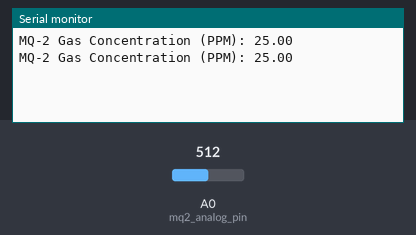
A sketch run on a simulated Arduino Uno, built with avr-gcc and run on an emulated ATmega328P. On the bench: the last lines printed to the serial monitor. The test bench sets the inputs (shaded band); at power-on: A0 (mq2_analog_pin) = 512.

Above: at 1.8 s.
1.9 s: A0 (mq2_analog_pin) set to 716
At 2.7 s:
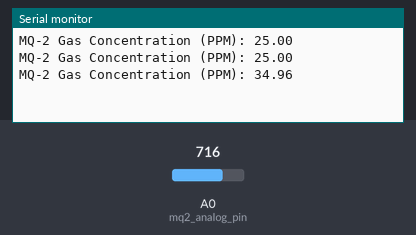
3.4 s: A0 (mq2_analog_pin) set to 900
At 4.8 s:
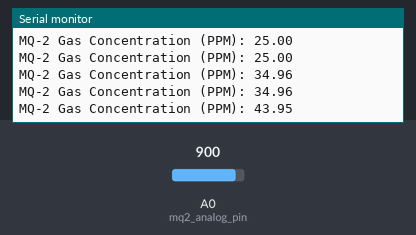
Timing chart, 0 to 6.4 s (numbered marks = the images above; inputs shaded):
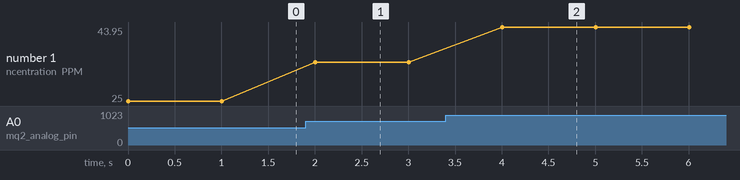

Measured:
- after the input at 1.9 s, the serial monitor: prints a new line after 0.10 s (image 1)
- after the input at 3.4 s, the serial monitor: prints a new line after 0.60 s (image 2)
- plotted number 1: 25 → 34.96 after the input at 1.9 s, 34.96 → 43.95 after the input at 3.4 s

The sketch:

HelloWorld.ino
```cpp
// Define the analog pin for the MQ-2 sensor
int mq2_analog_pin = A0;

void setup() {
  // Start the serial communication
  Serial.begin(9600);
}

void loop() {
  // Read the analog value from the MQ-2 sensor
  int mq2_analog_value = analogRead(mq2_analog_pin);

  // Convert the analog value to voltage (in millivolts)
  float mq2_voltage = mq2_analog_value * (5000.0 / 1024.0);

  // Calculate the gas concentration in parts per million (ppm)
  float mq2_ppm = (mq2_voltage / 1000.0) * 10.0;

  // Print the gas concentration to the serial monitor
  Serial.print("MQ-2 Gas Concentration (PPM): ");
  Serial.println(mq2_ppm);

  // Delay for 1 second before taking the next reading
  delay(1000);
}
```
